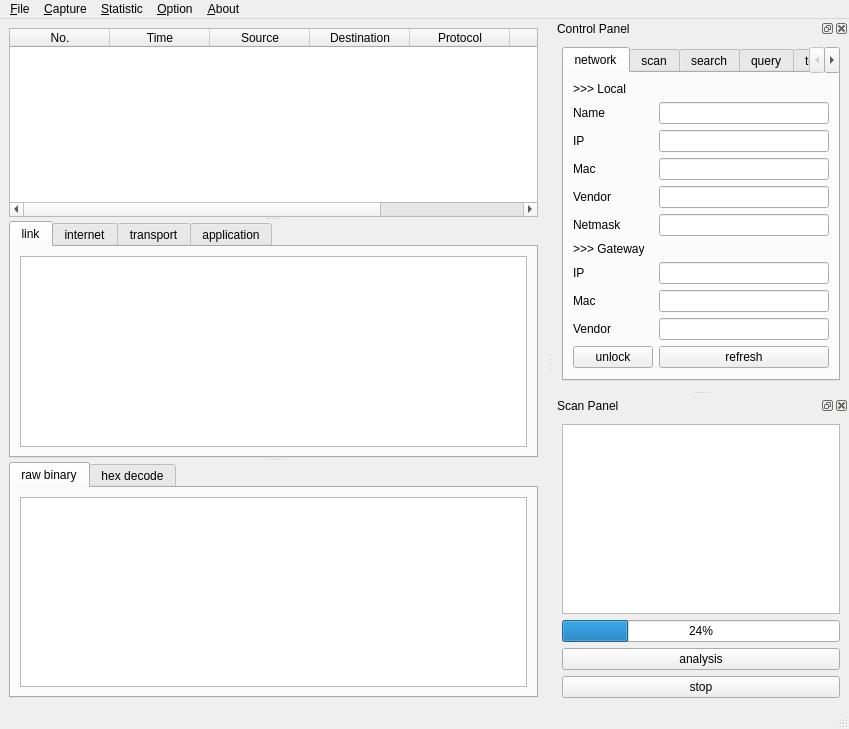
<?xml version="1.0" encoding="UTF-8"?>
<ui version="4.0">
 <class>MainWindow</class>
 <widget class="QMainWindow" name="MainWindow">
  <property name="geometry">
   <rect>
    <x>0</x>
    <y>0</y>
    <width>849</width>
    <height>729</height>
   </rect>
  </property>
  <property name="windowTitle">
   <string>MainWindow</string>
  </property>
  <widget class="QWidget" name="centralwidget">
   <layout class="QHBoxLayout" name="horizontalLayout_8">
    <item>
     <widget class="QSplitter" name="splitter">
      <property name="orientation">
       <enum>Qt::Vertical</enum>
      </property>
      <widget class="QTableWidget" name="conciseInfoTable">
       <property name="showGrid">
        <bool>false</bool>
       </property>
       <column>
        <property name="text">
         <string>No.</string>
        </property>
       </column>
       <column>
        <property name="text">
         <string>Time</string>
        </property>
       </column>
       <column>
        <property name="text">
         <string>Source</string>
        </property>
       </column>
       <column>
        <property name="text">
         <string>Destination</string>
        </property>
       </column>
       <column>
        <property name="text">
         <string>Protocol</string>
        </property>
       </column>
       <column>
        <property name="text">
         <string>Length</string>
        </property>
       </column>
       <column>
        <property name="text">
         <string>Stack</string>
        </property>
       </column>
      </widget>
      <widget class="QTabWidget" name="verboseInfoTab">
       <property name="currentIndex">
        <number>0</number>
       </property>
       <widget class="QWidget" name="linkTab">
        <attribute name="title">
         <string>link</string>
        </attribute>
        <layout class="QVBoxLayout" name="verticalLayout_7">
         <item>
          <widget class="QPlainTextEdit" name="linkTextEdit"/>
         </item>
        </layout>
       </widget>
       <widget class="QWidget" name="interTab">
        <attribute name="title">
         <string>internet</string>
        </attribute>
        <layout class="QVBoxLayout" name="verticalLayout_6">
         <item>
          <widget class="QPlainTextEdit" name="interTextEdit"/>
         </item>
        </layout>
       </widget>
       <widget class="QWidget" name="transTab">
        <attribute name="title">
         <string>transport</string>
        </attribute>
        <layout class="QVBoxLayout" name="verticalLayout_5">
         <item>
          <widget class="QPlainTextEdit" name="TransTextEdit"/>
         </item>
        </layout>
       </widget>
       <widget class="QWidget" name="appTab">
        <attribute name="title">
         <string>application</string>
        </attribute>
        <layout class="QVBoxLayout" name="verticalLayout_4">
         <item>
          <widget class="QPlainTextEdit" name="appTextEdit"/>
         </item>
        </layout>
       </widget>
      </widget>
      <widget class="QTabWidget" name="decodeInfoTab">
       <property name="currentIndex">
        <number>0</number>
       </property>
       <widget class="QWidget" name="rawTab">
        <attribute name="title">
         <string>raw binary</string>
        </attribute>
        <layout class="QVBoxLayout" name="verticalLayout_8">
         <item>
          <widget class="QPlainTextEdit" name="rawTextEdit"/>
         </item>
        </layout>
       </widget>
       <widget class="QWidget" name="hexTab">
        <attribute name="title">
         <string>hex decode</string>
        </attribute>
        <layout class="QVBoxLayout" name="verticalLayout_9">
         <item>
          <widget class="QPlainTextEdit" name="hexTextEdit"/>
         </item>
        </layout>
       </widget>
      </widget>
     </widget>
    </item>
   </layout>
  </widget>
  <widget class="QMenuBar" name="menubar">
   <property name="geometry">
    <rect>
     <x>0</x>
     <y>0</y>
     <width>849</width>
     <height>26</height>
    </rect>
   </property>
   <widget class="QMenu" name="menu_File">
    <property name="title">
     <string>&amp;File</string>
    </property>
    <widget class="QMenu" name="menu_export">
     <property name="title">
      <string>&amp;export</string>
     </property>
     <widget class="QMenu" name="menuNetwork_info">
      <property name="title">
       <string>&amp;network info</string>
      </property>
      <addaction name="actionNetCSV"/>
      <addaction name="actionNetJSON"/>
      <addaction name="actionNetPlain"/>
     </widget>
     <widget class="QMenu" name="menuLAN_info">
      <property name="title">
       <string>&amp;LAN info</string>
      </property>
      <addaction name="actionLANCSV"/>
      <addaction name="actionLANJSON"/>
      <addaction name="actionLANPlain"/>
     </widget>
     <widget class="QMenu" name="menuPackets_info">
      <property name="title">
       <string>&amp;packets info</string>
      </property>
      <addaction name="actionPktCSV"/>
      <addaction name="actionPktJSON"/>
      <addaction name="actionPktPlain"/>
     </widget>
     <addaction name="menuNetwork_info"/>
     <addaction name="menuLAN_info"/>
     <addaction name="menuPackets_info"/>
    </widget>
    <addaction name="action_Save"/>
    <addaction name="action_Open"/>
    <addaction name="separator"/>
    <addaction name="menu_export"/>
    <addaction name="separator"/>
    <addaction name="action_close"/>
   </widget>
   <widget class="QMenu" name="menu_Capture">
    <property name="title">
     <string>&amp;Capture</string>
    </property>
    <addaction name="action_Start"/>
    <addaction name="separator"/>
    <addaction name="action_Stop"/>
    <addaction name="separator"/>
    <addaction name="action_Restart"/>
   </widget>
   <widget class="QMenu" name="menu_Statistic">
    <property name="title">
     <string>&amp;Statistic</string>
    </property>
    <widget class="QMenu" name="menu_protocol">
     <property name="title">
      <string>&amp;protocol</string>
     </property>
     <addaction name="action_ProBar"/>
     <addaction name="action_ProHbar"/>
     <addaction name="action_ProPie"/>
    </widget>
    <widget class="QMenu" name="menu_length">
     <property name="title">
      <string>&amp;length</string>
     </property>
     <addaction name="action_LenBar"/>
     <addaction name="action_LenHbar"/>
     <addaction name="action_LenPie"/>
    </widget>
    <widget class="QMenu" name="menu_time">
     <property name="title">
      <string>&amp;time</string>
     </property>
     <addaction name="action_TimeBar"/>
     <addaction name="action_TimeHbar"/>
     <addaction name="action_TimePie"/>
    </widget>
    <addaction name="menu_protocol"/>
    <addaction name="menu_length"/>
    <addaction name="menu_time"/>
   </widget>
   <widget class="QMenu" name="menu_Option">
    <property name="title">
     <string>&amp;Option</string>
    </property>
    <addaction name="separator"/>
    <addaction name="action_Filter"/>
    <addaction name="separator"/>
    <addaction name="action_RefreshRank"/>
   </widget>
   <widget class="QMenu" name="menu_About">
    <property name="title">
     <string>&amp;About</string>
    </property>
    <addaction name="action_Help"/>
    <addaction name="separator"/>
    <addaction name="action_Author"/>
    <addaction name="separator"/>
    <addaction name="action_Rank"/>
   </widget>
   <addaction name="menu_File"/>
   <addaction name="menu_Capture"/>
   <addaction name="menu_Statistic"/>
   <addaction name="menu_Option"/>
   <addaction name="menu_About"/>
  </widget>
  <widget class="QStatusBar" name="statusbar"/>
  <widget class="QDockWidget" name="controlDock">
   <property name="enabled">
    <bool>true</bool>
   </property>
   <property name="floating">
    <bool>false</bool>
   </property>
   <property name="windowTitle">
    <string>Control Panel</string>
   </property>
   <attribute name="dockWidgetArea">
    <number>2</number>
   </attribute>
   <widget class="QWidget" name="controlDockContents">
    <layout class="QHBoxLayout" name="horizontalLayout_2">
     <item>
      <widget class="QTabWidget" name="controlTabManage">
       <property name="currentIndex">
        <number>0</number>
       </property>
       <property name="tabBarAutoHide">
        <bool>false</bool>
       </property>
       <widget class="QWidget" name="networkTab">
        <attribute name="title">
         <string>network</string>
        </attribute>
        <layout class="QFormLayout" name="formLayout">
         <item row="1" column="0">
          <widget class="QLabel" name="nameLabel">
           <property name="text">
            <string>Name</string>
           </property>
          </widget>
         </item>
         <item row="1" column="1">
          <widget class="QLineEdit" name="nameLineEdit"/>
         </item>
         <item row="2" column="0">
          <widget class="QLabel" name="ipLabel">
           <property name="text">
            <string>IP</string>
           </property>
          </widget>
         </item>
         <item row="2" column="1">
          <widget class="QLineEdit" name="ipLineEdit"/>
         </item>
         <item row="3" column="0">
          <widget class="QLabel" name="macLabel">
           <property name="text">
            <string>Mac</string>
           </property>
          </widget>
         </item>
         <item row="3" column="1">
          <widget class="QLineEdit" name="macLineEdit"/>
         </item>
         <item row="4" column="0">
          <widget class="QLabel" name="vendorLabel">
           <property name="text">
            <string>Vendor</string>
           </property>
          </widget>
         </item>
         <item row="4" column="1">
          <widget class="QLineEdit" name="vendorLineEdit"/>
         </item>
         <item row="5" column="0">
          <widget class="QLabel" name="netmaskLabel">
           <property name="text">
            <string>Netmask</string>
           </property>
          </widget>
         </item>
         <item row="5" column="1">
          <widget class="QLineEdit" name="netmaskLineEdit"/>
         </item>
         <item row="7" column="0">
          <widget class="QLabel" name="gwIpLabel">
           <property name="text">
            <string>IP</string>
           </property>
          </widget>
         </item>
         <item row="10" column="0">
          <widget class="QLabel" name="gwVendorLabel">
           <property name="text">
            <string>Vendor</string>
           </property>
          </widget>
         </item>
         <item row="10" column="1">
          <widget class="QLineEdit" name="gwVendorLineEdit"/>
         </item>
         <item row="13" column="1">
          <widget class="QPushButton" name="refreshButton">
           <property name="text">
            <string>refresh</string>
           </property>
          </widget>
         </item>
         <item row="0" column="0">
          <widget class="QLabel" name="localLabel">
           <property name="text">
            <string>&gt;&gt;&gt; Local</string>
           </property>
          </widget>
         </item>
         <item row="6" column="0">
          <widget class="QLabel" name="gwLabel">
           <property name="text">
            <string>&gt;&gt;&gt; Gateway</string>
           </property>
          </widget>
         </item>
         <item row="8" column="0">
          <widget class="QLabel" name="gwMacLabel">
           <property name="text">
            <string>Mac</string>
           </property>
          </widget>
         </item>
         <item row="13" column="0">
          <widget class="QPushButton" name="unlockButton">
           <property name="text">
            <string>unlock</string>
           </property>
          </widget>
         </item>
         <item row="7" column="1">
          <widget class="QLineEdit" name="gwIpLineEdit"/>
         </item>
         <item row="8" column="1">
          <widget class="QLineEdit" name="gwMacLineEdit"/>
         </item>
        </layout>
       </widget>
       <widget class="QWidget" name="scanTab">
        <attribute name="title">
         <string>scan</string>
        </attribute>
        <layout class="QVBoxLayout" name="verticalLayout_3">
         <item>
          <widget class="QLabel" name="rangeLabel">
           <property name="text">
            <string>Range</string>
           </property>
          </widget>
         </item>
         <item>
          <widget class="QLineEdit" name="rangeLineEdit"/>
         </item>
         <item>
          <widget class="QPushButton" name="rangeButton">
           <property name="text">
            <string>range scan</string>
           </property>
          </widget>
         </item>
         <item>
          <widget class="QLabel" name="maskLabel">
           <property name="text">
            <string>Mask</string>
           </property>
          </widget>
         </item>
         <item>
          <widget class="QLineEdit" name="maskLineEdit"/>
         </item>
         <item>
          <widget class="QPushButton" name="maskButton">
           <property name="text">
            <string>mask scan</string>
           </property>
          </widget>
         </item>
        </layout>
       </widget>
       <widget class="QWidget" name="searchTab">
        <attribute name="title">
         <string>search</string>
        </attribute>
        <layout class="QFormLayout" name="formLayout_4">
         <item row="0" column="0">
          <widget class="QLabel" name="searchLabel">
           <property name="text">
            <string>Search</string>
           </property>
          </widget>
         </item>
         <item row="0" column="1">
          <widget class="QLineEdit" name="searchLineEdit"/>
         </item>
         <item row="1" column="1">
          <widget class="QPushButton" name="searchButton">
           <property name="text">
            <string>search</string>
           </property>
          </widget>
         </item>
        </layout>
       </widget>
       <widget class="QWidget" name="ipinfoTab">
        <attribute name="title">
         <string>query</string>
        </attribute>
        <layout class="QFormLayout" name="formLayout_3">
         <item row="0" column="0">
          <widget class="QLabel" name="sipLabel">
           <property name="text">
            <string>Query IP</string>
           </property>
          </widget>
         </item>
         <item row="0" column="1">
          <widget class="QLineEdit" name="sipLineEdit"/>
         </item>
         <item row="1" column="0" colspan="2">
          <widget class="QTextEdit" name="sipTextEdit"/>
         </item>
         <item row="2" column="0">
          <widget class="QPushButton" name="sipButton">
           <property name="text">
            <string>query</string>
           </property>
          </widget>
         </item>
        </layout>
       </widget>
       <widget class="QWidget" name="termTab">
        <attribute name="title">
         <string>term</string>
        </attribute>
        <layout class="QGridLayout" name="gridLayout">
         <item row="0" column="0">
          <widget class="QLabel" name="termLabel">
           <property name="text">
            <string>Query Term</string>
           </property>
          </widget>
         </item>
         <item row="0" column="1">
          <widget class="QLineEdit" name="termLineEdit"/>
         </item>
         <item row="2" column="0" colspan="2">
          <widget class="QPushButton" name="termButton">
           <property name="text">
            <string>query</string>
           </property>
          </widget>
         </item>
         <item row="1" column="0" colspan="2">
          <widget class="QTextEdit" name="termTextEdit"/>
         </item>
        </layout>
       </widget>
      </widget>
     </item>
    </layout>
   </widget>
  </widget>
  <widget class="QDockWidget" name="scanDock">
   <property name="windowTitle">
    <string>Scan Panel</string>
   </property>
   <attribute name="dockWidgetArea">
    <number>2</number>
   </attribute>
   <widget class="QWidget" name="scanDockContents">
    <layout class="QVBoxLayout" name="verticalLayout">
     <item>
      <widget class="QListWidget" name="nodeListWidget"/>
     </item>
     <item>
      <widget class="QProgressBar" name="scanProgressBar">
       <property name="value">
        <number>24</number>
       </property>
      </widget>
     </item>
     <item>
      <widget class="QPushButton" name="analysisButton">
       <property name="text">
        <string>analysis</string>
       </property>
      </widget>
     </item>
     <item>
      <widget class="QPushButton" name="stopButton">
       <property name="text">
        <string>stop</string>
       </property>
      </widget>
     </item>
    </layout>
   </widget>
  </widget>
  <action name="action_Save">
   <property name="text">
    <string>&amp;save</string>
   </property>
  </action>
  <action name="action_Open">
   <property name="text">
    <string>&amp;open</string>
   </property>
  </action>
  <action name="action_Export">
   <property name="text">
    <string>&amp;Export</string>
   </property>
  </action>
  <action name="actionNetCSV">
   <property name="text">
    <string>&amp;CSV</string>
   </property>
  </action>
  <action name="actionNetJSON">
   <property name="text">
    <string>&amp;JSON</string>
   </property>
  </action>
  <action name="actionNetPlain">
   <property name="text">
    <string>&amp;plain text</string>
   </property>
  </action>
  <action name="actionLANCSV">
   <property name="text">
    <string>CSV</string>
   </property>
  </action>
  <action name="actionLANJSON">
   <property name="text">
    <string>JSON</string>
   </property>
  </action>
  <action name="actionLANPlain">
   <property name="text">
    <string>plain text</string>
   </property>
  </action>
  <action name="actionPktCSV">
   <property name="text">
    <string>CSV</string>
   </property>
  </action>
  <action name="actionPktJSON">
   <property name="text">
    <string>JSON</string>
   </property>
  </action>
  <action name="actionPktPlain">
   <property name="text">
    <string>plain text</string>
   </property>
  </action>
  <action name="action_Start">
   <property name="text">
    <string>&amp;start</string>
   </property>
  </action>
  <action name="actionSto_p">
   <property name="text">
    <string>sto&amp;p</string>
   </property>
  </action>
  <action name="action_restart">
   <property name="text">
    <string>&amp;restart</string>
   </property>
  </action>
  <action name="action_ProBar">
   <property name="text">
    <string>&amp;bar</string>
   </property>
  </action>
  <action name="action_ProHbar">
   <property name="text">
    <string>&amp;hbar</string>
   </property>
  </action>
  <action name="action_ProPie">
   <property name="text">
    <string>&amp;pie</string>
   </property>
  </action>
  <action name="action_LenBar">
   <property name="text">
    <string>&amp;bar</string>
   </property>
  </action>
  <action name="action_LenHbar">
   <property name="text">
    <string>&amp;hbar</string>
   </property>
  </action>
  <action name="action_LenPie">
   <property name="text">
    <string>&amp;pie</string>
   </property>
  </action>
  <action name="action_TimeBar">
   <property name="text">
    <string>&amp;bar</string>
   </property>
  </action>
  <action name="action_TimeHbar">
   <property name="text">
    <string>&amp;hbar</string>
   </property>
  </action>
  <action name="action_TimePie">
   <property name="text">
    <string>&amp;pie</string>
   </property>
  </action>
  <action name="action_Stop">
   <property name="text">
    <string>sto&amp;p</string>
   </property>
  </action>
  <action name="action_Restart">
   <property name="text">
    <string>&amp;restart</string>
   </property>
  </action>
  <action name="action_Help">
   <property name="text">
    <string>&amp;help</string>
   </property>
  </action>
  <action name="action_Author">
   <property name="text">
    <string>&amp;author</string>
   </property>
  </action>
  <action name="action_close">
   <property name="text">
    <string>&amp;close</string>
   </property>
   <property name="shortcut">
    <string>Ctrl+Q</string>
   </property>
  </action>
  <action name="action_rank">
   <property name="text">
    <string>&amp;rank</string>
   </property>
  </action>
  <action name="action_Rank">
   <property name="text">
    <string>&amp;rank</string>
   </property>
  </action>
  <action name="action_Filter">
   <property name="text">
    <string>&amp;filter</string>
   </property>
  </action>
  <action name="action_RefreshRank">
   <property name="text">
    <string>&amp;refresh rank</string>
   </property>
  </action>
 </widget>
 <resources/>
 <connections/>
</ui>
